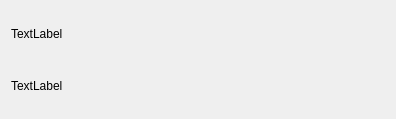
<?xml version="1.0" encoding="UTF-8"?>
<ui version="4.0">
 <class>ChatItemWidget</class>
 <widget class="QWidget" name="ChatItemWidget">
  <property name="geometry">
   <rect>
    <x>0</x>
    <y>0</y>
    <width>396</width>
    <height>119</height>
   </rect>
  </property>
  <property name="windowTitle">
   <string>Form</string>
  </property>
  <layout class="QVBoxLayout" name="verticalLayout">
   <item>
    <widget class="QLabel" name="lblMessage">
     <property name="text">
      <string>TextLabel</string>
     </property>
    </widget>
   </item>
   <item>
    <widget class="QLabel" name="lblTime">
     <property name="styleSheet">
      <string notr="true">text-align:right;</string>
     </property>
     <property name="text">
      <string>TextLabel</string>
     </property>
    </widget>
   </item>
  </layout>
 </widget>
 <resources/>
 <connections/>
</ui>
